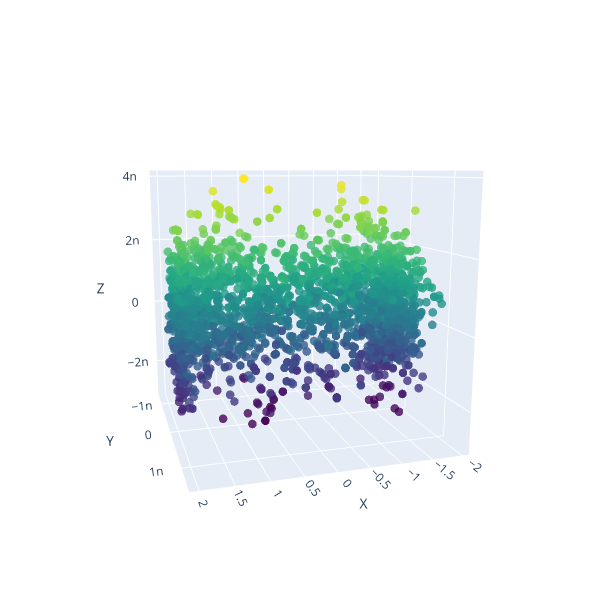

Notebook cell for this chart:
### Markdown cell above
## Kernel PCA

### Code cell
my_gamma = 1/(Y.shape[1] * Y.var())  # Auto-scale to data variance

kernel_pca = KernelPCA(n_components=num_components, kernel="rbf", gamma=my_gamma, fit_inverse_transform=True, alpha=1e-4)

X_test_kernel_pca = kernel_pca.fit(Y).transform(Y)

# Kernel PCA plot

plt.plot(X_test_kernel_pca[:, 0], color='red')
plt.title("Kernel PCA - First Component")
plt.xlabel("Sample Index")
plt.ylabel("Component Value")
plt.tight_layout()
plt.show()

# Compute the inverse of kernel PCA
Y_reconstructed_kpca = kernel_pca.inverse_transform(X_test_kernel_pca)

# Verify shape
#print(f"Original shape: {Y.shape}, Reconstructed shape: {Y_reconstructed_kpca.shape}")

print("Kernel PCA MSE:", mean_squared_error(Y, Y_reconstructed_kpca))

# Plotting the kernel PCA reconstructed manifold
fig = go.Figure(data=[go.Scatter3d(
    x=Y_reconstructed_kpca[:, 0],y=Y_reconstructed_kpca[:, 1], z=Y_reconstructed_kpca[:, 2], mode='markers', marker=dict( size=5, color=Y_reconstructed_kpca[:, 2], colorscale='Viridis',opacity=0.8 ) )])

fig.update_layout(
    scene=dict(aspectmode='cube', xaxis_title='X', yaxis_title='Y', zaxis_title='Z',camera=dict(eye=dict(x=0.75, y=2.5, z=0.5)) ),
    width=600, height=600, margin=dict(r=30, b=20, l=20, t=20) )
fig.show()

### Figure 1 — Plotly figure (JSON) as saved in the notebook; plotly's stock layout.template omitted (floating-point values rounded to 4 significant figures; data arrays with more than 128 entries replaced by an {"elided": "..."} marker saying what was removed)
{"data": [{"marker": {"color": {"elided": "2500 float values"}, "colorscale": [[0, "#440154"], [0.1111, "#482878"], [0.2222, "#3e4989"], [0.3333, "#31688e"], [0.4444, "#26828e"], [0.5556, "#1f9e89"], [0.6667, "#35b779"], [0.7778, "#6ece58"], [0.8889, "#b5de2b"], [1, "#fde725"]], "opacity": 0.8, "size": 5}, "mode": "markers", "type": "scatter3d", "x": {"elided": "2500 float values"}, "y": {"elided": "2500 float values"}, "z": {"elided": "2500 float values"}}], "layout": {"height": 600, "margin": {"b": 20, "l": 20, "r": 30, "t": 20}, "scene": {"aspectmode": "cube", "camera": {"eye": {"x": 0.75, "y": 2.5, "z": 0.5}}, "xaxis": {"title": {"text": "X"}}, "yaxis": {"title": {"text": "Y"}}, "zaxis": {"title": {"text": "Z"}}}, "width": 600}}
